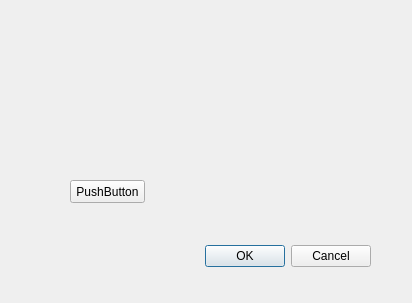
<?xml version="1.0" encoding="UTF-8"?>
<ui version="4.0">
 <class>Dialog</class>
 <widget class="QDialog" name="Dialog">
  <property name="geometry">
   <rect>
    <x>0</x>
    <y>0</y>
    <width>412</width>
    <height>303</height>
   </rect>
  </property>
  <property name="windowTitle">
   <string>Dialog</string>
  </property>
  <widget class="QDialogButtonBox" name="buttonBox">
   <property name="geometry">
    <rect>
     <x>30</x>
     <y>240</y>
     <width>341</width>
     <height>32</height>
    </rect>
   </property>
   <property name="orientation">
    <enum>Qt::Horizontal</enum>
   </property>
   <property name="standardButtons">
    <set>QDialogButtonBox::Cancel|QDialogButtonBox::Ok</set>
   </property>
  </widget>
  <widget class="QPushButton" name="pushButton">
   <property name="geometry">
    <rect>
     <x>70</x>
     <y>180</y>
     <width>75</width>
     <height>23</height>
    </rect>
   </property>
   <property name="text">
    <string>PushButton</string>
   </property>
  </widget>
 </widget>
 <resources/>
 <connections>
  <connection>
   <sender>buttonBox</sender>
   <signal>accepted()</signal>
   <receiver>Dialog</receiver>
   <slot>accept()</slot>
   <hints>
    <hint type="sourcelabel">
     <x>248</x>
     <y>254</y>
    </hint>
    <hint type="destinationlabel">
     <x>157</x>
     <y>274</y>
    </hint>
   </hints>
  </connection>
  <connection>
   <sender>buttonBox</sender>
   <signal>rejected()</signal>
   <receiver>Dialog</receiver>
   <slot>reject()</slot>
   <hints>
    <hint type="sourcelabel">
     <x>316</x>
     <y>260</y>
    </hint>
    <hint type="destinationlabel">
     <x>286</x>
     <y>274</y>
    </hint>
   </hints>
  </connection>
 </connections>
</ui>
